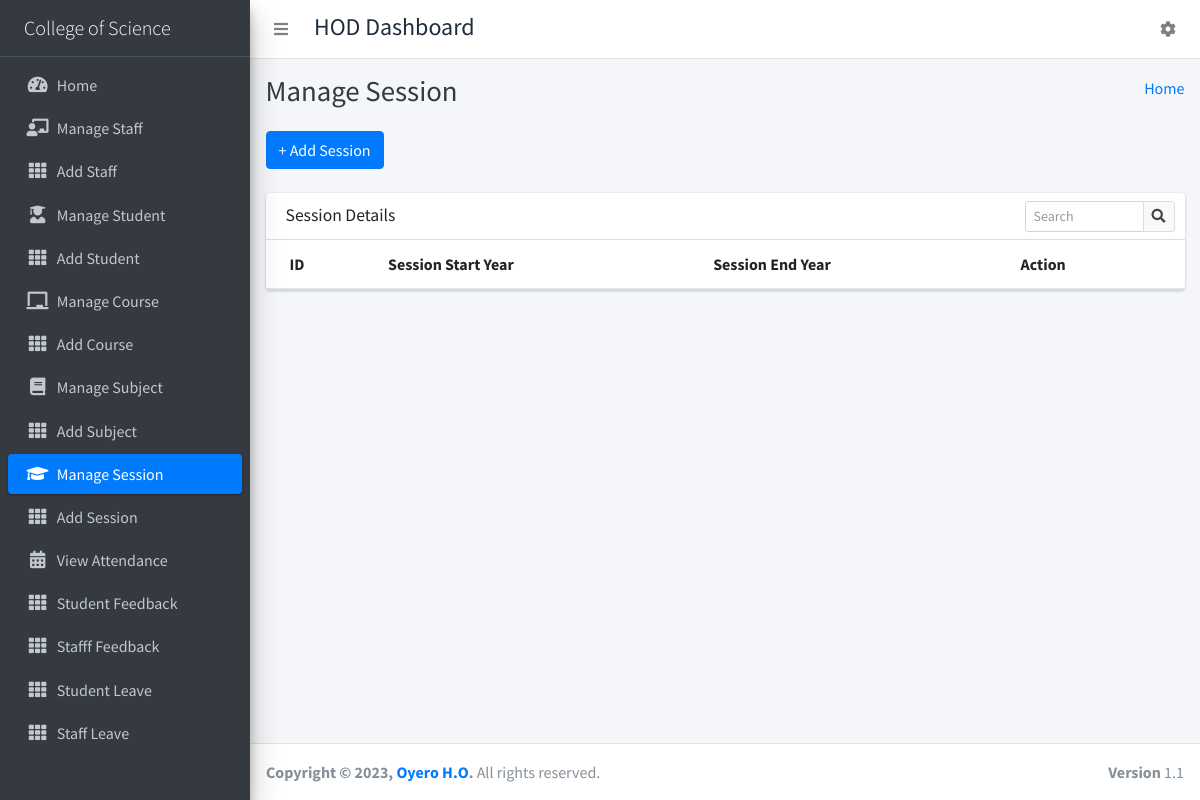
Page /manage_session/ (signed in) on the earlier database version.
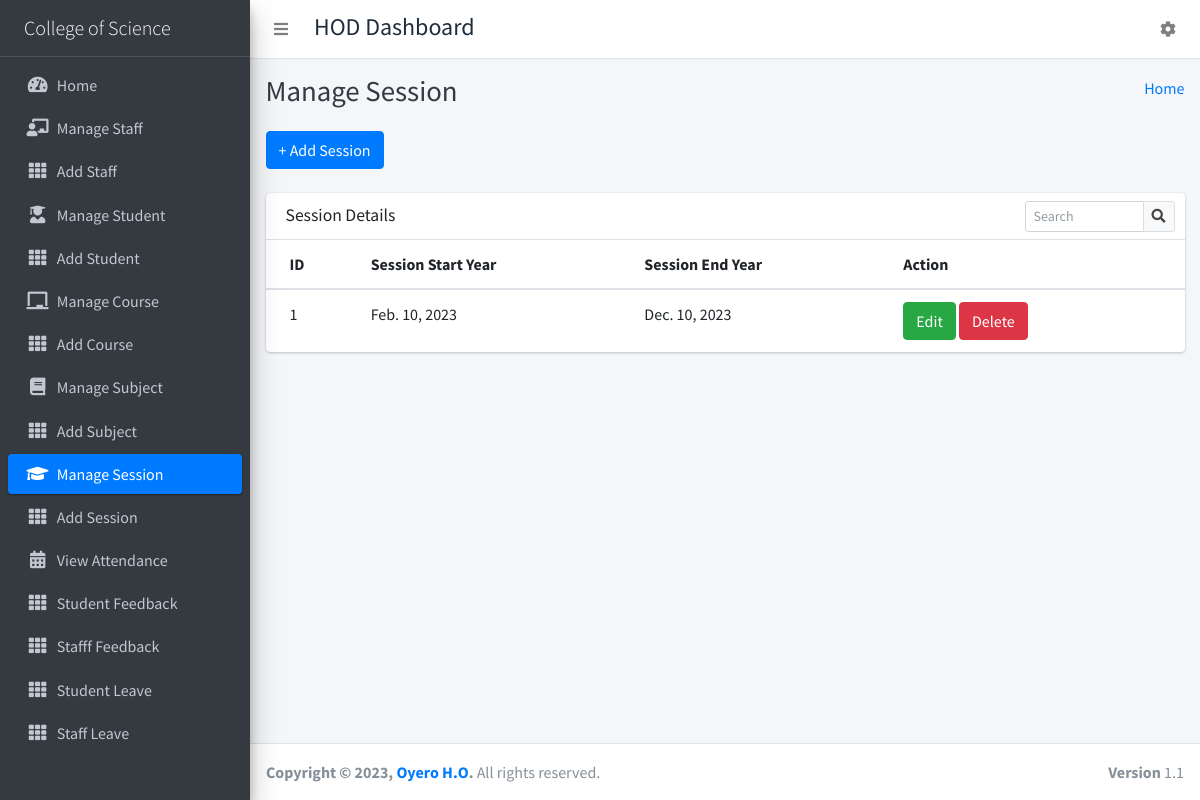
Same page on the later database version.
### student_management_app/models.py (models this page shows)
class SessionYearModel(models.Model):
    id = models.AutoField(primary_key=True)
    session_start_year = models.DateField()
    session_end_year = models.DateField()
    objects = models.Manager()

### student_management_app/HodViews.py (the view)
# urls.py: path('manage_session/', HodViews.manage_session, name="manage_session"),
def manage_session(request):
    session_years = SessionYearModel.objects.all()
    context = {
        "session_years": session_years
    }
    return render(request, "hod_template/manage_session_template.html", context)

### student_management_app/LoginCheckMiddleWare.py (called while the page is built, shortened)
    def process_view(self, request, view_func, view_args, view_kwargs):
        modulename = view_func.__module__
        user = request.user
        if user.is_authenticated:
            if user.user_type == "1":
                if modulename == "student_management_app.HodViews":
                    pass
                elif modulename == "student_management_app.views" or modulename == "django.views.static":
                    pass
                else:
                    return redirect("admin_home")
            else:
                return redirect("login")
        else:
            if request.path == reverse("login") or request.path == reverse("doLogin"):
                pass
            else:
                return redirect("login")

### student_management_app/templates/hod_template/manage_session_template.html (shortened to what this page needs)
{% extends 'hod_template/base_template.html' %}
{% block page_title %}
    Manage Session
{% endblock page_title %}
{% block main_content %}
{% load static %}
<section class="content">
        <div class="container-fluid">
            <a class="btn btn-primary" href="{% url 'add_session' %}" role="button">+ Add Session</a> <br/>&nbsp;
            <div class="row">
                <div class="col-md-12">
                    <div class="card">
                        <div class="card-header">
                            <h3 class="card-title">Session Details</h3>
                            <div class="card-tools">
                            <div class="input-group input-group-sm" style="width: 150px;">
                                <input type="text" name="table_search" class="form-control float-right" placeholder="Search">
                                <div class="input-group-append">
                                <button type="submit" class="btn btn-default"><i class="fas fa-search"></i></button>
                                </div>
                            </div>
                            </div>
                        </div>
                        <div class="card-body table-responsive p-0">
                            <table class="table table-hover text-nowrap">
                            <thead>
                                <tr>
                                <th>ID</th>
                                <th>Session Start Year</th>
                                <th>Session End Year</th>
                                <th>Action</th>
                                </tr>
                            </thead>
                            <tbody>
                                {% for session_year in session_years %}
                                <tr>
                                <td>{{ session_year.id }}</td>
                                <td>{{ session_year.session_start_year }}</td>
                                <td>{{ session_year.session_end_year }}</td>
                                <td>
                                    <a href="{% url 'edit_session' session_year.id %}" class="btn btn-success">Edit</a>
                                    <a href="{% url 'delete_session' session_year.id %}" class="btn btn-danger">Delete</a>
                                </td>
                                </tr>
                                {% endfor %}
                            </tbody>
                            </table>
                        </div>
                        </div>
                </div>
            </div>
        </div>
      </section>
  {% endblock main_content %}

### student_management_app/templates/hod_template/base_template.html (shortened to what this page needs)
{% load static %}
<!DOCTYPE html>
<html>
<head>
  <link rel="stylesheet" href="{% static "fontawesome-free/css/all.min.css" %}">
  <link rel="stylesheet" href="https://code.ionicframework.com/ionicons/2.0.1/css/ionicons.min.css">
  <link rel="stylesheet" href="{% static 'tempusdominus-bootstrap-4/css/tempusdominus-bootstrap-4.min.css' %}">
  <link rel="stylesheet" href="{% static "icheck-bootstrap/icheck-bootstrap.min.css" %}">
  <link rel="stylesheet" href="{% static "jqvmap/jqvmap.min.css" %}">
  <link rel="stylesheet" href="{% static 'dist/css/adminlte.min.css'  %}">
  <link rel="stylesheet" href="{% static "overlayScrollbars/css/OverlayScrollbars.min.css" %}">
  <link rel="stylesheet" href="{% static "daterangepicker/daterangepicker.css" %}">
  <link rel="stylesheet" href="{% static "summernote/summernote-bs4.css" %}">
</head>
<body class="hold-transition sidebar-mini layout-fixed">
  <div class="wrapper">
    <nav class="main-header navbar navbar-expand navbar-white navbar-light">
      <ul class="navbar-nav">
        <li class="nav-item">
          <a class="nav-link" data-widget="pushmenu" href="#" role="button"><i class="fas fa-bars"></i></a>
        </li>
      </ul>
      <h4 style="margin-left: 10px; margin-top: 5px;">HOD Dashboard</h4>
      <ul class="navbar-nav ml-auto">
      <li class="nav-item dropdown">
        <a class="nav-link" data-toggle="dropdown" href="#" aria-expanded="false">
          <i class="fas fa-cog"></i>
        </a>
      </li>
    </ul>
    </nav>
    {% include 'hod_template/sidebar_template.html' with user=user id=id %}
    <div class="content-wrapper">
      <div class="content-header">
        <div class="container-fluid">
          <div class="row mb-2">
            <div class="col-sm-6">
              <h1 class="m-0 text-dark">
                {% block page_title %}
                {% endblock page_title %}
              </h1>
            </div>
            <div class="col-sm-6">
              <ol class="breadcrumb float-sm-right">
                <li class="breadcrumb-item"><a href="{% url 'admin_home' %}">Home</a></li>
              </ol>
            </div>
          </div>
        </div>
      </div>
      {% block main_content %}
      {% endblock main_content %}
    </div>
    {% include 'hod_template/footer.html' %}
  </div>
</body>
</html>

### student_management_app/templates/hod_template/sidebar_template.html
{% load static %}
<aside class="main-sidebar sidebar-dark-primary elevation-4">
      <a href="{% url 'admin_home' %}" class="brand-link">
        <span class="brand-text font-weight-light ml-3">College of Science</span>
      </a>
      <div class="sidebar">
        <nav class="mt-2">
          <ul class="nav nav-pills nav-sidebar flex-column" data-widget="treeview" role="menu" data-accordion="false">
            <li class="nav-item">
              {% url 'admin_home' as admin_home %}
              <a href="{{ admin_home }}" class="nav-link {% if request.path == admin_home %} active {% endif %}">
                <i class="nav-icon fas fa-tachometer-alt"></i>
                <p>
                  Home
                </p>
              </a>
            </li>
            <li class="nav-item">
              {% url 'manage_staff' as manage_staff %}
              {% url 'edit_staff' staff_id=id as edit_staff %}
              <a href="{{ manage_staff }}" class="nav-link {% if request.path == manage_staff %} active {% endif %} {% if request.path == edit_staff %} active {% endif %}">
                <i class="nav-icon fas fa-chalkboard-teacher"></i>
                <p>
                  Manage Staff
                </p>
              </a>
            </li>
            <li class="nav-item">
              {% url 'add_staff' as add_staff %}
              <a href="{{ add_staff }}" class="nav-link {% if request.path == add_staff %} active {% endif %}">
                <i class="nav-icon fas fa-th"></i>
                <p>
                  Add Staff
                </p>
              </a>
            </li>
            <li class="nav-item">
              {% url 'manage_student' as manage_student %}
              {% url 'edit_student' student_id=id as edit_student %}
              <a href="{{ manage_student }}" class="nav-link {% if request.path == manage_student %} active {% endif %} {% if request.path == edit_student %} active {% endif %}">
                <i class="nav-icon fas fa-user-graduate"></i>
                <p>
                  Manage Student
                </p>
              </a>
            </li>
            <li class="nav-item">
              {% url 'add_student' as add_student %}
              <a href="{{ add_student }}" class="nav-link {% if request.path == add_student %} active {% endif %}">
                <i class="nav-icon fas fa-th"></i>
                <p>
                  Add Student
                </p>
              </a>
            </li>
            <li class="nav-item">
              {% url 'manage_course' as manage_course %}
              {% url 'edit_course' course_id=id as edit_course %}
              <a href="{{ manage_course }}" class="nav-link {% if request.path == manage_course %} active {% endif %} {% if request.path == edit_course %} active {% endif %}">
                <i class="nav-icon fas fa-chalkboard"></i>
                <p>
                  Manage Course
                </p>
              </a>
            </li>
            <li class="nav-item">
            {% url 'add_course' as add_course %}
              <a href="{{ add_course }}" class="nav-link {% if request.path == add_course %} active {% endif %}">
                <i class="nav-icon fas fa-th"></i>
                <p>
                  Add Course
                </p>
              </a>
            </li>
            <li class="nav-item">
              {% url 'manage_subject' as manage_subject %}
              {% url 'edit_subject' subject_id=id as edit_subject %}
              <a href="{{ manage_subject }}" class="nav-link {% if request.path == manage_subject %} active {% endif %} {% if request.path == edit_subject %} active {% endif %}">
                <i class="nav-icon fas fa-book"></i>
                <p>
                  Manage Subject
                </p>
              </a>
            </li>
            <li class="nav-item">
              {% url 'add_subject' as add_subject %}
              <a href="{{ add_subject }}" class="nav-link {% if request.path == add_subject %} active {% endif %}">
                <i class="nav-icon fas fa-th"></i>
                <p>
                  Add Subject
                </p>
              </a>
            </li>
            <li class="nav-item">
              {% url 'manage_session' as manage_session %}
              {% url 'edit_session' session_id=id as edit_session %}
              <a href="{{ manage_session }}" class="nav-link {% if request.path == manage_session %} active {% endif %} {% if request.path == edit_session %} active {% endif %}">
                <i class="nav-icon fas fa-graduation-cap"></i>
                <p>
                  Manage Session
                </p>
              </a>
            </li>
            <li class="nav-item">
              {% url 'add_session' as add_session %}
              <a href="{{ add_session }}" class="nav-link {% if request.path == add_session %} active {% endif %}">
                <i class="nav-icon fas fa-th"></i>
                <p>
                  Add Session
                </p>
              </a>
            </li>
            <li class="nav-item">
              {% url 'admin_view_attendance' as admin_view_attendance %}
              <a href="{{ admin_view_attendance }}" class="nav-link {% if request.path == admin_view_attendance %} active {% endif %}">
                <i class="nav-icon fas fa-calendar-alt"></i>
                <p>
                  View Attendance
                </p>
              </a>
            </li>
            <li class="nav-item">
              {% url 'student_feedback_message' as student_feedback_message %}
              <a href="{{ student_feedback_message }}" class="nav-link {% if request.path == student_feedback_message %} active {% endif %}">
                <i class="nav-icon fas fa-th"></i>
                <p>
                  Student Feedback
                </p>
              </a>
            </li>
            <li class="nav-item">
              {% url 'staff_feedback_message' as staff_feedback_message %}
              <a href="{{ staff_feedback_message }}" class="nav-link {% if request.path == staff_feedback_message %} active {% endif %}">
                <i class="nav-icon fas fa-th"></i>
                <p>
                  Stafff Feedback
                </p>
              </a>
            </li>
            <li class="nav-item">
              {% url 'student_leave_view' as student_leave_view %}
              <a href="{{ student_leave_view }}" class="nav-link {% if request.path == student_leave_view %} active {% endif %}">
                <i class="nav-icon fas fa-th"></i>
                <p>
                  Student Leave
                </p>
              </a>
            </li>
            <li class="nav-item">
              {% url 'staff_leave_view' as staff_leave_view %}
              <a href="{{ staff_leave_view }}" class="nav-link {% if request.path == staff_leave_view %} active {% endif %}">
                <i class="nav-icon fas fa-th"></i>
                <p>
                  Staff Leave
                </p>
              </a>
            </li>
          </ul>
        </nav>
      </div>
    </aside>

### student_management_app/templates/hod_template/footer.html
<footer class="main-footer">
      <strong>Copyright &copy; {% now "Y" %}, <a href="https://oyerotech.herokuapp.com">Oyero H.O</a>.</strong>
      All rights reserved.
      <div class="float-right d-none d-sm-inline-block">
        <b>Version</b> 1.1
      </div>
    </footer>

Differences in the rows shown:
added SessionYearModel: id "1", session_start_year "Feb. 10, 2023", session_end_year "Dec. 10, 2023"
